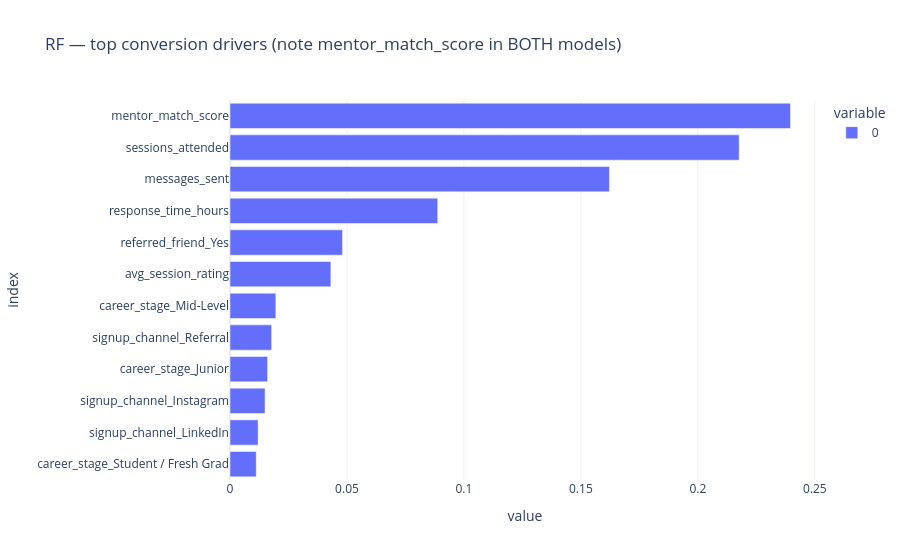

The notebook cell this image was saved under:
### Markdown cell above
## 6 · Classification — Subscription Conversion
**Different target, different rationale** — not §4 reused. `referred_friend`/`signup_channel` enter (conversion-specific); `churned`/`days_to_subscribe` excluded (exist only *after* conversion — circular). `mentor_match_score` appears in **both** models: that overlap is itself a finding.

### Code cell
CONV_FEATURES = ["signup_channel","referred_friend","mentor_match_score","sessions_attended",
                 "messages_sent","avg_session_rating","primary_challenge","goal_type",
                 "target_industry","career_stage","response_time_hours"]
y_conv = df["converted"]
print(f"Free {int((y_conv==0).sum())} vs Converted {int((y_conv==1).sum())}")
X_conv = encode(df, CONV_FEATURES)
res_conv = evaluate(X_conv, y_conv, "Conversion (Free vs Basic/Premium)")

rf = RandomForestClassifier(n_estimators=300, max_depth=8, random_state=RND, n_jobs=-1).fit(X_conv, y_conv)
px.bar(pd.Series(rf.feature_importances_, index=X_conv.columns).nlargest(12).sort_values(),
       orientation="h", title="RF — top conversion drivers (note mentor_match_score in BOTH models)").show()

# Churn: defined ONLY for the 580 paid users — subset analysis, never imputed
paid = df[df["converted"] == 1]
print(f"\nPaid subset n={len(paid)} | churn rate {(paid['churned']=='Yes').mean():.1%} | "
      f"median days_to_subscribe {paid['days_to_subscribe'].median():.0f}")
print(paid.assign(ch=paid['churned'].eq('Yes')).groupby('ch')
      [["sessions_attended","messages_sent","mentor_match_score","avg_session_rating"]]
      .mean().round(2).rename(index={False:"Retained", True:"Churned"}))

### Figure 1 — Plotly figure (JSON) as saved in the notebook; plotly's stock layout.template omitted (floating-point values rounded to 4 significant figures)
{"data": [{"hovertemplate": "variable=0<br>value=%{x}<br>index=%{y}<extra></extra>", "legendgroup": "0", "marker": {"color": "#636efa", "pattern": {"shape": ""}}, "name": "0", "orientation": "h", "showlegend": true, "textposition": "auto", "type": "bar", "x": [0.01122, 0.01202, 0.01498, 0.01609, 0.01781, 0.0196, 0.04312, 0.04809, 0.08879, 0.1622, 0.2176, 0.2396], "xaxis": "x", "y": ["career_stage_Student / Fresh Grad", "signup_channel_LinkedIn", "signup_channel_Instagram", "career_stage_Junior", "signup_channel_Referral", "career_stage_Mid-Level", "avg_session_rating", "referred_friend_Yes", "response_time_hours", "messages_sent", "sessions_attended", "mentor_match_score"], "yaxis": "y"}], "layout": {"barmode": "relative", "legend": {"title": {"text": "variable"}, "tracegroupgap": 0}, "title": {"text": "RF — top conversion drivers (note mentor_match_score in BOTH models)"}, "xaxis": {"anchor": "y", "domain": [0.0, 1.0], "title": {"text": "value"}}, "yaxis": {"anchor": "x", "domain": [0.0, 1.0], "title": {"text": "index"}}}}
